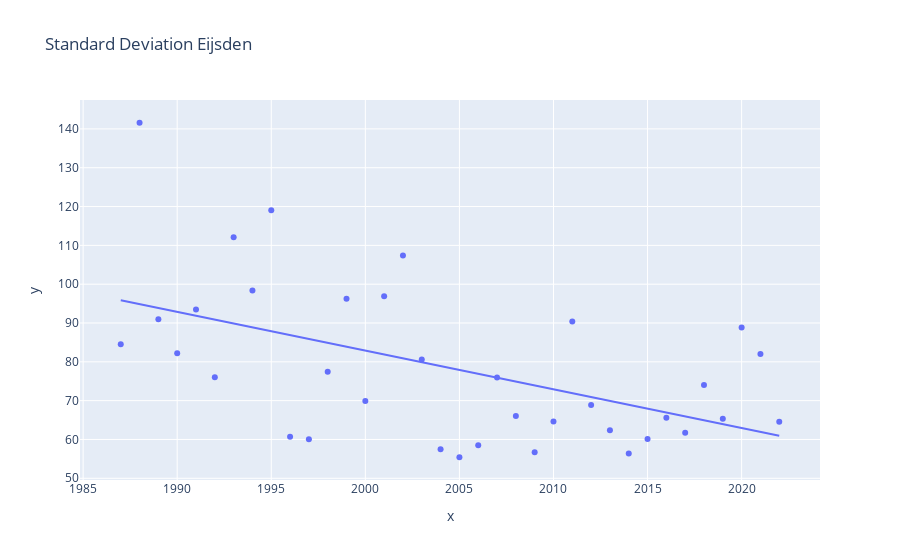

The notebook cell saved with this chart:
### Code cell
# plot standard deviation Eijsden
fig = px.scatter(dataEijsden, title = 'Standard Deviation Eijsden', x = year_number, y = stdev_list_Eijsden, trendline = 'ols')
fig.show()

### Figure 1 — Plotly figure (JSON) as saved in the notebook; plotly's stock layout.template omitted (floating-point values rounded to 4 significant figures)
{"data": [{"hovertemplate": "x=%{x}<br>y=%{y}<extra></extra>", "legendgroup": "", "marker": {"color": "#636efa", "symbol": "circle"}, "mode": "markers", "name": "", "orientation": "v", "showlegend": false, "type": "scatter", "x": [1987, 1988, 1989, 1990, 1991, 1992, 1993, 1994, 1995, 1996, 1997, 1998, 1999, 2000, 2001, 2002, 2003, 2004, 2005, 2006, 2007, 2008, 2009, 2010, 2011, 2012, 2013, 2014, 2015, 2016, 2017, 2018, 2019, 2020, 2021, 2022], "xaxis": "x", "y": [84.53, 141.6, 90.95, 82.22, 93.5, 76.01, 112.1, 98.4, 119.0, 60.68, 60.08, 77.41, 96.25, 69.89, 96.87, 107.4, 80.58, 57.45, 55.42, 58.51, 75.94, 66.05, 56.68, 64.64, 90.37, 68.9, 62.39, 56.42, 60.12, 65.61, 61.72, 74.06, 65.31, 88.87, 81.99, 64.55], "yaxis": "y"}, {"hovertemplate": "<b>OLS trendline</b><br>y = -0.996607 * x + 2076.1<br>R<sup>2</sup>=0.270090<br><br>x=%{x}<br>y=%{y} <b>(trend)</b><extra></extra>", "legendgroup": "", "marker": {"color": "#636efa", "symbol": "circle"}, "mode": "lines", "name": "", "showlegend": false, "type": "scatter", "x": [1987, 1988, 1989, 1990, 1991, 1992, 1993, 1994, 1995, 1996, 1997, 1998, 1999, 2000, 2001, 2002, 2003, 2004, 2005, 2006, 2007, 2008, 2009, 2010, 2011, 2012, 2013, 2014, 2015, 2016, 2017, 2018, 2019, 2020, 2021, 2022], "xaxis": "x", "y": [95.84, 94.85, 93.85, 92.85, 91.86, 90.86, 89.86, 88.87, 87.87, 86.87, 85.88, 84.88, 83.88, 82.89, 81.89, 80.89, 79.9, 78.9, 77.9, 76.91, 75.91, 74.91, 73.92, 72.92, 71.93, 70.93, 69.93, 68.94, 67.94, 66.94, 65.95, 64.95, 63.95, 62.96, 61.96, 60.96], "yaxis": "y"}], "layout": {"legend": {"tracegroupgap": 0}, "title": {"text": "Standard Deviation Eijsden"}, "xaxis": {"anchor": "y", "domain": [0, 1], "title": {"text": "x"}}, "yaxis": {"anchor": "x", "domain": [0, 1], "title": {"text": "y"}}}}
